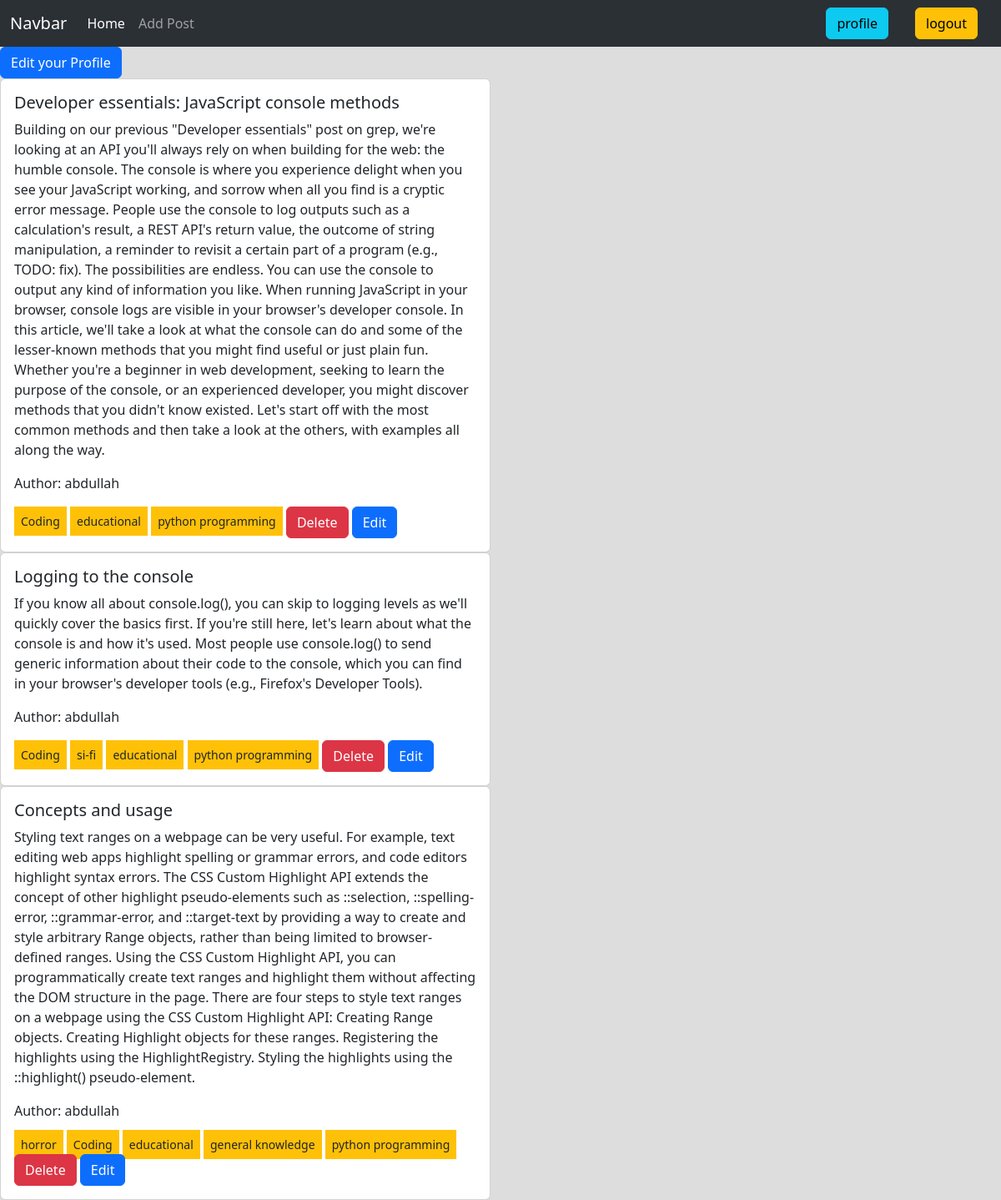
The app's page /author/profile/ (signed in) with its own data.
### posts/models.py (models this page shows, shortened)
class Post(models.Model):
    title = models.CharField(max_length=100)
    content = models.TextField()
    category = models.ManyToManyField(Category)
    author = models.ForeignKey(User, on_delete=models.CASCADE)

### categories/models.py (models this page shows, shortened)
class Category(models.Model):
    name = models.CharField(max_length=100)
    slug = models.SlugField(max_length=100,unique=True, null=True, blank=True)

### author/views.py (the view)
# urls.py: path('profile/', views.profile, name='profile'),
@login_required
def profile(request):
    data = Post.objects.filter(author = request.user)
    return render(request, 'author/profile.html' , {'data': data})

### author/templates/author/profile.html
{% extends 'base.html' %} {% load crispy_forms_tags %} {% block content %}
<div>
  <a class="btn btn-primary" href="{% url 'edit_profile' %}"
    >Edit your Profile</a
  >
  <div class="row">
    <div class="col-sm-6 mb-3 mb-sm-0">
      {% for post in data %}
      <div class="card">
        <div class="card-body">
          <h5 class="card-title">{{post.title}}</h5>
          <p class="card-text">{{post.content}}</p>
          <p>Author: {{post.author}}</p>
          {% for item in post.category.all %}
          <small class="bg-warning p-2">{{item.name}}</small>
          {% endfor %}
          <a href='{% url "delete_posts" post.id %}' class="btn btn-danger"
            >Delete</a
          >
          <a href='{% url "edit_posts" post.id %}' class="btn btn-primary"
            >Edit</a
          >
        </div>
      </div>
      {% endfor %}
    </div>
  </div>
</div>
{% endblock %}

### records on screen
Post: title "Developer essentials: JavaScript console methods", content "Building on our previous \"Developer essentials\" post on grep, we're looking at an API you'll always rely on when building for the web: the humble console. The console is where you experience delight when you see your JavaScript working, and sorrow when all you find is a cryptic error message. People use the console to log outputs such as a calculation's result, a REST API's return value, the outcome of string manipulation, a reminder to revisit a certain part of a program (e.g., TODO: fix). The possibilities are endless. You can use the console to output any kind of information you like. When running JavaScript in your browser, console logs are visible in your browser's developer console.…", author "abdullah"
Category: name "Coding"
Category: name "educational"
Category: name "python programming"
Post: title "Logging to the console", content "If you know all about console.log(), you can skip to logging levels as we'll quickly cover the basics first. If you're still here, let's learn about what the console is and how it's used. Most people use console.log() to send generic information about their code to the console, which you can find in your browser's developer tools (e.g., Firefox's Developer Tools).", author "abdullah"
Category: name "si-fi"
Post: title "Concepts and usage", content "Styling text ranges on a webpage can be very useful. For example, text editing web apps highlight spelling or grammar errors, and code editors highlight syntax errors. The CSS Custom Highlight API extends the concept of other highlight pseudo-elements such as ::selection, ::spelling-error, ::grammar-error, and ::target-text by providing a way to create and style arbitrary Range objects, rather than being limited to browser-defined ranges. Using the CSS Custom Highlight API, you can programmatically create text ranges and highlight them without affecting the DOM structure in the page. There are four steps to style text ranges on a webpage using the CSS Custom Highlight API: Creating Range…", author "abdullah"
Category: name "horror"
Category: name "general knowledge"
